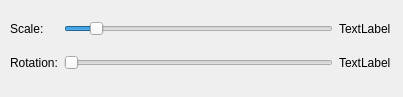
<?xml version="1.0" encoding="UTF-8"?>
<ui version="4.0">
 <class>EditDialog</class>
 <widget class="QDialog" name="EditDialog">
  <property name="geometry">
   <rect>
    <x>0</x>
    <y>0</y>
    <width>403</width>
    <height>97</height>
   </rect>
  </property>
  <property name="windowTitle">
   <string>DAG View Controls</string>
  </property>
  <widget class="QWidget" name="layoutWidget">
   <property name="geometry">
    <rect>
     <x>10</x>
     <y>10</y>
     <width>381</width>
     <height>71</height>
    </rect>
   </property>
   <layout class="QGridLayout" name="gridLayout">
    <item row="0" column="1">
     <widget class="QSlider" name="scaleSlider">
      <property name="maximum">
       <number>1000</number>
      </property>
      <property name="value">
       <number>100</number>
      </property>
      <property name="orientation">
       <enum>Qt::Horizontal</enum>
      </property>
     </widget>
    </item>
    <item row="1" column="1">
     <widget class="QSlider" name="rotationSlider">
      <property name="maximum">
       <number>360</number>
      </property>
      <property name="orientation">
       <enum>Qt::Horizontal</enum>
      </property>
     </widget>
    </item>
    <item row="0" column="0">
     <widget class="QLabel" name="label">
      <property name="text">
       <string>Scale:</string>
      </property>
     </widget>
    </item>
    <item row="1" column="0">
     <widget class="QLabel" name="label_4">
      <property name="text">
       <string>Rotation:</string>
      </property>
     </widget>
    </item>
    <item row="0" column="2">
     <widget class="QLabel" name="scaleXLabel">
      <property name="minimumSize">
       <size>
        <width>46</width>
        <height>19</height>
       </size>
      </property>
      <property name="text">
       <string>TextLabel</string>
      </property>
     </widget>
    </item>
    <item row="1" column="2">
     <widget class="QLabel" name="rotationLabel">
      <property name="minimumSize">
       <size>
        <width>46</width>
        <height>19</height>
       </size>
      </property>
      <property name="text">
       <string>TextLabel</string>
      </property>
     </widget>
    </item>
   </layout>
  </widget>
 </widget>
 <resources/>
 <connections/>
 <slots>
  <signal>scaleXChanged(float)</signal>
  <signal>scaleYChanged(float)</signal>
  <signal>scaleZChanged(float)</signal>
  <signal>rotationChanged(float)</signal>
 </slots>
</ui>
